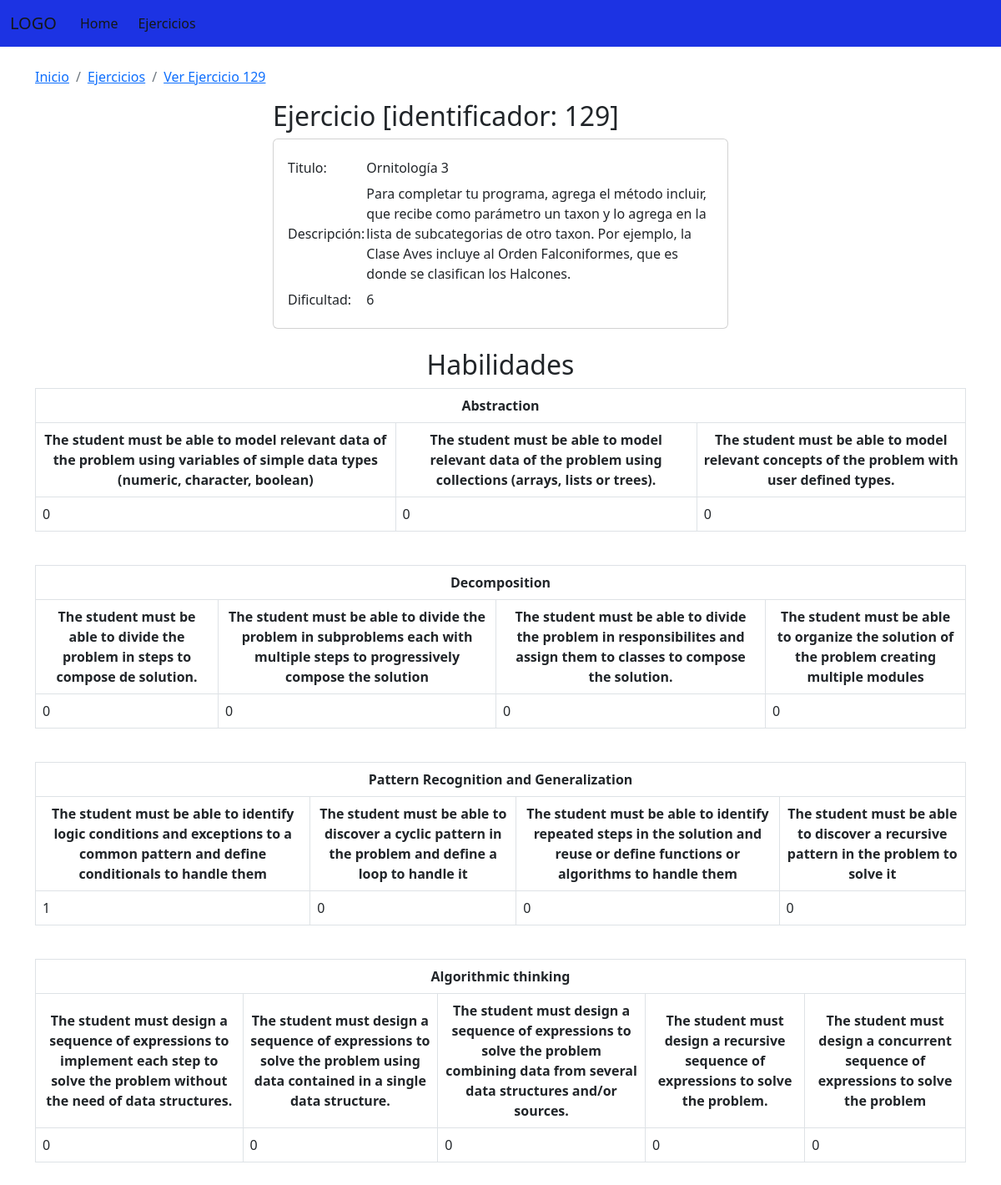
/ejercicio/verEjercicio/129, run on the app's committed database.
### PlanillaEjercicios/models.py (models this page shows, shortened)
class Ejercicios(models.Model):
    titulo = models.CharField('Titulo', max_length=50)
    descripcion = models.TextField('Descripcion')
    dificultad = models.CharField('Dificultad', max_length=10, default=1)
    habilidades = models.ManyToManyField(Habilidades,through='HabilidadEjercicio',blank=True)
    class Meta:
        verbose_name = 'Ejercicio'
        verbose_name_plural = 'Ejercicios'
        ordering = ['-titulo']

### PlanillaEjercicios/views.py (the view)
# urls.py: path('ejercicio/verEjercicio/<int:ejercicio_id>', ver_ejercicio, name="ver_ejercicio"),
def ver_ejercicio(request,ejercicio_id):
	ejercicio = Ejercicios.objects.get(pk=ejercicio_id)
	list_abstraction = []
	list_decomposition = []
	list_pattern = []
	list_algorithmic = []
	abstraction = Habilidades.objects.filter(description="Abstraction")
	decomposition = Habilidades.objects.filter(description="Decomposition")
	pattern = Habilidades.objects.filter(description="Pattern Recognition and Generalization")
	algorithmic = Habilidades.objects.filter(description="Algorithmic thinking")
	for a in abstraction:
		valores = []
		habilidades_abstraction = HabilidadEjercicio.objects.filter(Q(habilidades=a) & Q(ejercicio=ejercicio))
		for h in habilidades_abstraction:
			valores.append(h.valor)
		list_abstraction.append(valores)
	for d in decomposition:
		valores = []
		habilidades_abstraction = HabilidadEjercicio.objects.filter(Q(habilidades=d) & Q(ejercicio=ejercicio))
		for h in habilidades_abstraction:
			valores.append(h.valor)
		list_decomposition.append(valores)
	for p in pattern:
		valores = []
		habilidades_abstraction = HabilidadEjercicio.objects.filter(Q(habilidades=p) & Q(ejercicio=ejercicio))
		for h in habilidades_abstraction:
			valores.append(h.valor)
		list_pattern.append(valores)
	for al in algorithmic:
		valores = []
		habilidades_abstraction = HabilidadEjercicio.objects.filter(Q(habilidades=al) & Q(ejercicio=ejercicio))
		for h in habilidades_abstraction:
			valores.append(h.valor)
		list_algorithmic.append(valores)
	result_abstraction = transpose(list_abstraction,abstraction.count())
	result_decomposition = transpose(list_decomposition,decomposition.count())
	result_pattern = transpose(list_pattern,pattern.count())
	result_algorithmic = transpose(list_algorithmic,algorithmic.count())
	return render(request,'verEjercicios.html',{'ejercicio':ejercicio,'result_abstraction':result_abstraction,'result_decomposition':result_decomposition,'result_pattern':result_pattern,'result_algorithmic':result_algorithmic})

### PlanillaEjercicios/views.py (called while the page is built)
def transpose(matrix,elemento):
	result = [[None for i in range(len(matrix))] for j in range(len(matrix[0]))]
	list_cabecera = []
	dict_result = []
	for i in range(len(matrix[0])):
		for j in range(len(matrix)):
			result[i][j] = matrix[j][i]
	for n in range(elemento):
		list_cabecera.append('resp'+str(n))
	for r in result:
		list_to_dict = dict(zip(list_cabecera, r))
		dict_result.append(list_to_dict)
	return dict_result

### PlanillaEjercicios/templates/verEjercicios.html (shortened to what this page needs)
<!DOCTYPE html>
<html lang="en">
	<head>
		{% load static %}
		<link href="https://cdn.jsdelivr.net/npm/bootstrap@5.2.1/dist/css/bootstrap.min.css" rel="stylesheet">
		<link rel="stylesheet" href="{% static 'css/gestionEjercicios.css' %}">
	</head>
	  <body>
		  <nav class="navbar navbar-expand-lg">
			<div class="container-fluid">
				<a class="navbar-brand" href='/'>LOGO</a>
				<div class="collapse navbar-collapse" id="navbarNav">
					<ul class="navbar-nav">
						<li class="nav-item">
							<a class="nav-link active" aria-current="page" href='/'>Home</a>
						</li>
						<li class="nav-item">
							<a class="nav-link" href="{% url 'ejercicio' %}">Ejercicios</a>
						</li>
					</ul>
				</div>
			</div>
		</nav>
		<div class="container py-4">
			<nav aria-label="breadcrumb">
				<ol class="breadcrumb">
					<li class="breadcrumb-item"><a href="/">Inicio</a></li>
					<li class="breadcrumb-item active" aria-current="page" ><a href="{% url 'ejercicio' %}">Ejercicios</a></li>
					<li class="breadcrumb-item active" aria-current="page" ><a href="{% url 'ver_ejercicio' ejercicio_id=ejercicio.pk %}">Ver Ejercicio {{ejercicio.pk}}</a></li>
				</ol>
			</nav>
			<div class = "row">
				<div class = "col-md-6 offset-md-3">
					<h2>Ejercicio [identificador: {{ejercicio.id}}]</h2>
					<div class="card">
						<div class="card-body">
							<table style="border-collapse:separate;border-spacing:0 5px;">
								<tr>
									<td>Titulo: </td>
									<td>{{ejercicio.titulo}}</td>
								</tr>
								<tr>
									<td>Descripción: </td>
									<td>{{ejercicio.descripcion}}</td>
								</tr>
								<tr>
									<td>Dificultad: </td>
									<td>{{ejercicio.dificultad}}</td>
								</tr>
							</table>
						</div>
					</div>
				</div>
			</div>
			<br>
			<div class="row">
				<div class="">
					<center><h2>Habilidades</h2></center>
					<table class="table table-bordered">
						<thead>
							<tr>
								<th colspan="3" class="centrado">Abstraction</th>
							</tr>
							<tr>
								<th class="centrado">The student must be able to model relevant data of the problem using variables of simple data types (numeric, character, boolean)</th>
								<th class="centrado">The student must be able  to model relevant data of the problem using collections (arrays, lists or trees).</th>
								<th class="centrado">The student must be able to model relevant concepts of the problem with user defined types.</th>
							</tr>
						</thead>
						<tbody>
							{% for result in result_abstraction %}
								<tr>
									{% for r,i in result.items %}
										<td>{{i}}</td>
									{% endfor %}
								</tr>
							{% endfor%}
						</tbody>
					</table>
				</div>
			</div>
			<br>
			<div class="row">
				<div class="">
					<table class="table table-bordered">
						<thead>
							<tr>
								<th colspan="4" class="centrado">Decomposition</th>
							</tr>
							<tr>
								<th class="centrado">The student must be able to divide the problem in steps  to compose de solution.</th>
								<th class="centrado">The student must be able to divide the problem in subproblems each with multiple steps to progressively compose the solution</th>
								<th class="centrado">The student must be able to divide the problem in  responsibilites and assign them to classes to compose the solution.</th>
								<th class="centrado">The student must be able to organize the solution of the problem creating multiple modules</th>
							</tr>
						</thead>
						<tbody>
							{% for result in result_decomposition %}
								<tr>
									{% for r,i in result.items %}
										<td>{{i}}</td>
									{% endfor %}
								</tr>
							{% endfor%}
						</tbody>
					</table>
				</div>
			</div>
			<br>
			<div class="row">
				<div class="">
					<table class="table table-bordered">
						<thead>
							<tr>
								<th colspan="4" class="centrado">Pattern Recognition and Generalization</th>
							</tr>
							<tr>
								<th class="centrado">The student must be able to identify logic conditions and exceptions to a common pattern and define conditionals to handle them</th>
								<th class="centrado">The student must be able to discover a cyclic pattern in the problem and define a loop to handle it</th>
								<th class="centrado">The student must be able to identify repeated steps in the solution and reuse or define functions or algorithms to handle them</th>
								<th class="centrado">The student must be able to discover a recursive pattern in the problem to solve it</th>
							</tr>
						</thead>
						<tbody>
							{% for result in result_pattern %}
								<tr>
									{% for r,i in result.items %}
										<td>{{i}}</td>
									{% endfor %}
								</tr>
							{% endfor%}
						</tbody>
					</table>
				</div>
			</div>
			<br>
			<div class="row">
				<div class="">
					<table class="table table-bordered">
						<thead>
							<tr>
								<th colspan="5" class="centrado">Algorithmic thinking</th>
							</tr>
							<tr>
								<th class="centrado">The student must design a sequence of expressions to implement each step to solve the problem without the need of data structures.</th>
								<th class="centrado">The student must design a sequence of expressions to solve the problem using data contained in a single data structure.</th>
								<th class="centrado">The student must design a sequence of expressions to solve the problem combining data from several data structures and/or sources.</th>
								<th class="centrado">The student must design a recursive sequence of expressions to solve the problem.</th>
								<th class="centrado">The student must design a concurrent sequence of expressions to solve the problem</th>
							</tr>
						</thead>
						<tbody>
							{% for result in result_algorithmic %}
								<tr>
									{% for r,i in result.items %}
										<td>{{i}}</td>
									{% endfor %}
								</tr>
							{% endfor%}
						</tbody>
					</table>
				</div>
			</div>
		</div>
	</body>
</html>

### PlanillaEjercicios/static/css/gestionEjercicios.css (style rules this page uses)
.centrado { text-align: center; vertical-align: middle; }

### PlanillaEjercicios/templates/verEjercicios.html (style rules this page uses)
.navbar { background-color: #1c33e3; }
.navbar .navbar-brand { color: #141818; }
.navbar .navbar-nav .nav-link { color: #141818; border-radius: .25rem; margin: 0 0.25em; }
.navbar .navbar-collapse, .navbar .navbar-form { border-color: #141818; }

### data on the page
Ejercicios: pk "129", id "129", titulo "Ornitología 3", descripcion "Para completar tu programa, agrega el método incluir, que recibe como parámetro un taxon y lo agrega en la lista de subcategorias de otro taxon. Por ejemplo, la Clase Aves incluye al Orden Falconiformes, que es donde se clasifican los Halcones.", dificultad "6"

### other printed values
{{ i }} "0" "0" "0"
{{ i }} "0" "0" "0" "0"
{{ i }} "1" "0" "0" "0"
{{ i }} "0" "0" "0" "0" "0"
